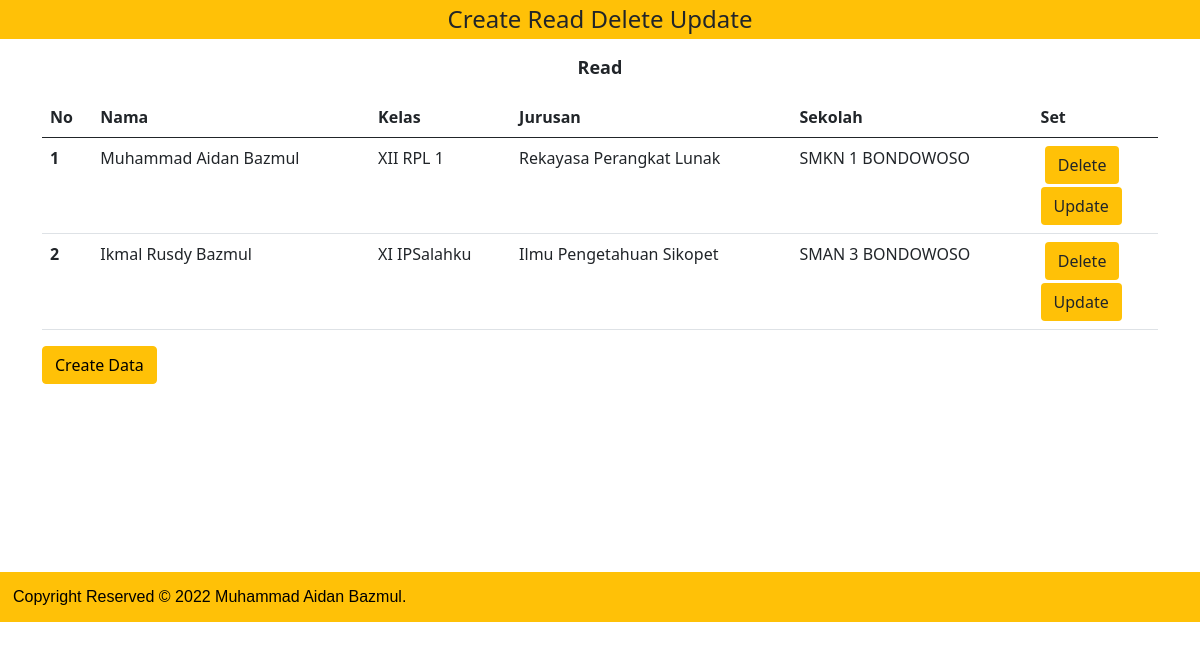
The page / on the database its author committed.
### tables this page shows
CREATE TABLE `siswa` (
  `id_siswa` int(11) NOT NULL,
  `nama_siswa` varchar(50) NOT NULL,
  `sekolah_siswa` varchar(50) NOT NULL,
  `kelas_siswa` varchar(50) NOT NULL,
  `jurusan_siswa` varchar(50) NOT NULL
);

### index.php (the view, shortened to what this page needs)
<?php
$koneksi = mysqli_connect("localhost","root","","belajar");
$query = mysqli_query($koneksi, "SELECT * FROM siswa");
$hasil = [];
while ($data = mysqli_fetch_assoc($query)) {
    $hasil[] = $data;
}
?>
<!DOCTYPE html>
<html lang="en">
<head>
    <link href="https://cdn.jsdelivr.net/npm/bootstrap@5.0.2/dist/css/bootstrap.min.css" rel="stylesheet">
    <nav class="nav bg-warning">
    <h1>Create Read Delete Update</h1>
    </nav>
</head>
<p>Read</p>
<body>
    <div class="container">
        <table class="table" cellpadding="8" cellspacing="4">
        <thead>
            <tr>
            <th scope="col" name="id">No</th>
            <th scope="col" name="nama">Nama</th>
            <th scope="col" name="kelas">Kelas</th>
            <th scope="col" name="jurusan">Jurusan</th>
            <th scope="col" name="sekolah">Sekolah</th>
            <th scope="col" name="sekolah">Set</th>
            </tr>
        </thead>
        <tbody>
        <?php $no = 1; ?>
        <?php foreach($hasil as $row) : ?>
            <tr>
            <th scope="row"><?php echo $no++ ?></th>
            <td><?php echo $row['nama_siswa'] ?></td>
            <td><?php echo $row['kelas_siswa'] ?></td>
            <td><?php echo $row['jurusan_siswa'] ?></td>
            <td><?php echo $row['sekolah_siswa'] ?></td>
            <td>
            <a href="delete.php?id=<?php echo $row['id_siswa'] ?>"><button1 type="submit" name="button2" class="btn bg-warning">Delete</button1></a>
            <br>
            <a href="update.php?id=<?php echo $row['id_siswa'] ?>"><button2 type="submit" name="button3" class="btn bg-warning">Update</button2></a>
            </td>
            </tr>
        <?php endforeach ;?>
        </tbody>
        </table>
        <a href="add.php"><button type="submit" name="button" class="btn btn-warning">Create Data</button></a>
        <br>
        <br>
    </div>
</body>
<div class="footer bg-warning">
Copyright Reserved © 2022 Muhammad Aidan Bazmul.
</div>
</html>

### index.php (style rules this page uses)
h1 { font-size: x-large; margin: auto; padding-top: 5px; padding-bottom: 5px; }
p { text-align: center; font-weight: bold; font-size: large; padding-top: 15px; }
button1 { margin-left: 4.2px; margin-bottom: 3px; }
.footer { width: 100%; height: 50px; padding-left: 13px; line-height: 50px; color: black; margin-top: 13.7%; font-family: Arial; }

### rows shown on the page
siswa: nama_siswa "Muhammad Aidan Bazmul", kelas_siswa "XII RPL 1", jurusan_siswa "Rekayasa Perangkat Lunak", sekolah_siswa "SMKN 1 BONDOWOSO"
siswa: nama_siswa "Ikmal Rusdy Bazmul", kelas_siswa "XI IPSalahku", jurusan_siswa "Ilmu Pengetahuan Sikopet", sekolah_siswa "SMAN 3 BONDOWOSO"
